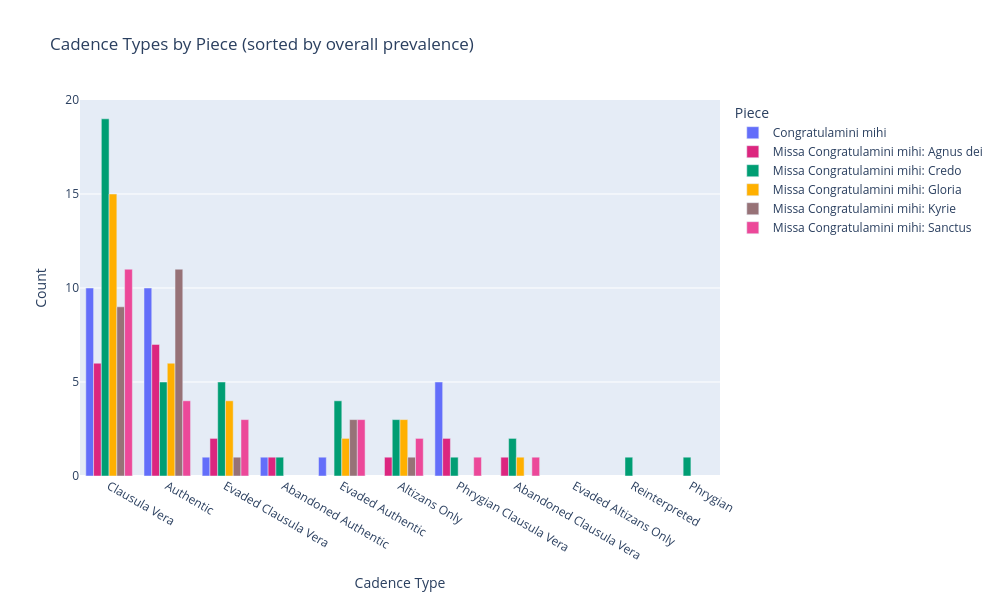
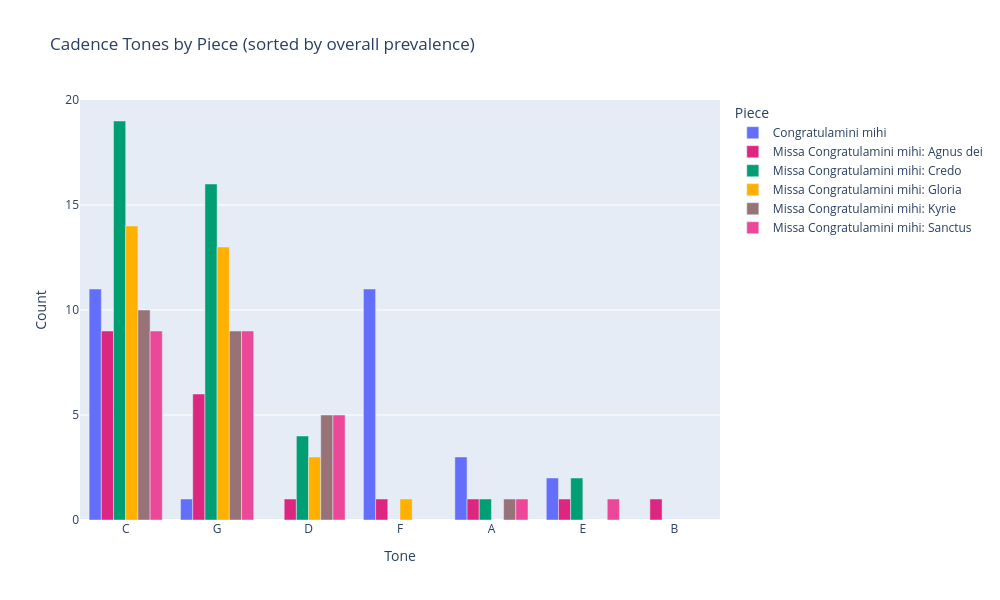
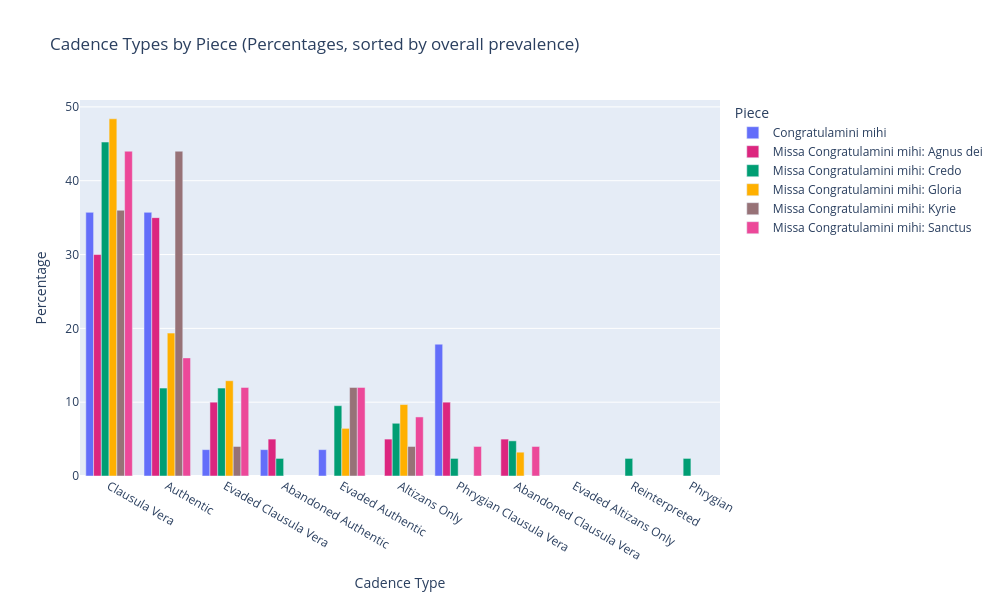
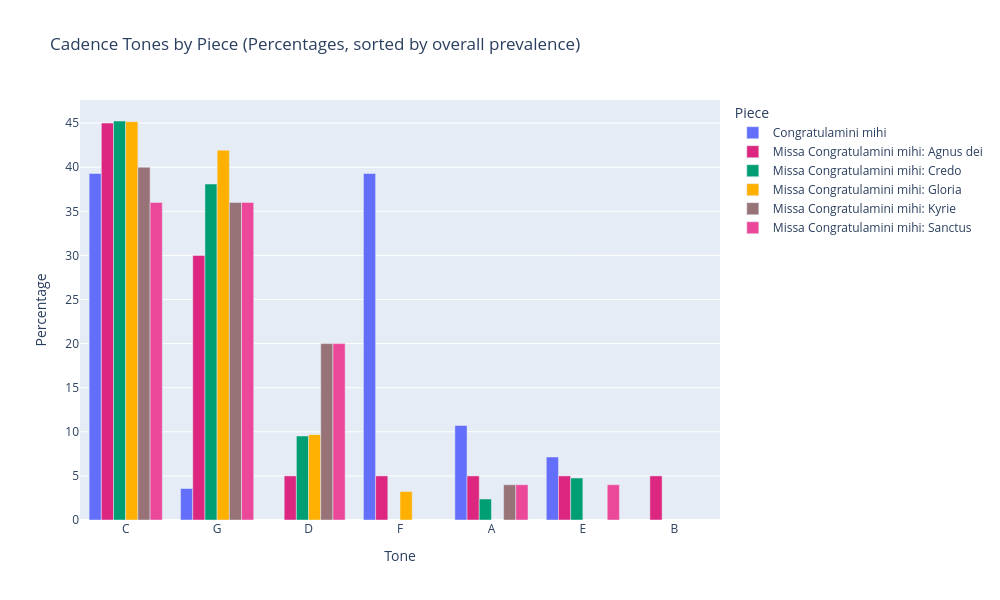

Notebook cell for these charts, in order:
### Markdown cell above
## 4e.  Cadence Bar Charts

- This will create a series of bar charts for cadence types and tones in your corpus

### Code cell
cadence_bar_charts(cadences, cadences_brief, contrasting_colors)

### Figure 1 — Plotly figure (JSON) as saved in the notebook; plotly's stock layout.template omitted (floating-point values rounded to 4 significant figures)
{"data": [{"alignmentgroup": "True", "hovertemplate": "Title=Congratulamini mihi<br>CadType=%{x}<br>Count=%{y}<extra></extra>", "legendgroup": "Congratulamini mihi", "marker": {"color": "#636EFA", "pattern": {"shape": ""}}, "name": "Congratulamini mihi", "offsetgroup": "Congratulamini mihi", "orientation": "v", "showlegend": true, "textposition": "auto", "type": "bar", "x": ["Abandoned Authentic", "Authentic", "Clausula Vera", "Evaded Authentic", "Evaded Clausula Vera", "Phrygian Clausula Vera"], "xaxis": "x", "y": [1, 10, 10, 1, 1, 5], "yaxis": "y"}, {"alignmentgroup": "True", "hovertemplate": "Title=Missa Congratulamini mihi: Agnus dei<br>CadType=%{x}<br>Count=%{y}<extra></extra>", "legendgroup": "Missa Congratulamini mihi: Agnus dei", "marker": {"color": "#DC267F", "pattern": {"shape": ""}}, "name": "Missa Congratulamini mihi: Agnus dei", "offsetgroup": "Missa Congratulamini mihi: Agnus dei", "orientation": "v", "showlegend": true, "textposition": "auto", "type": "bar", "x": ["Abandoned Authentic", "Abandoned Clausula Vera", "Altizans Only", "Authentic", "Clausula Vera", "Evaded Clausula Vera", "Phrygian Clausula Vera"], "xaxis": "x", "y": [1, 1, 1, 7, 6, 2, 2], "yaxis": "y"}, {"alignmentgroup": "True", "hovertemplate": "Title=Missa Congratulamini mihi: Credo<br>CadType=%{x}<br>Count=%{y}<extra></extra>", "legendgroup": "Missa Congratulamini mihi: Credo", "marker": {"color": "#009E73", "pattern": {"shape": ""}}, "name": "Missa Congratulamini mihi: Credo", "offsetgroup": "Missa Congratulamini mihi: Credo", "orientation": "v", "showlegend": true, "textposition": "auto", "type": "bar", "x": ["Abandoned Authentic", "Abandoned Clausula Vera", "Altizans Only", "Authentic", "Clausula Vera", "Evaded Authentic", "Evaded Clausula Vera", "Phrygian", "Phrygian Clausula Vera", "Reinterpreted"], "xaxis": "x", "y": [1, 2, 3, 5, 19, 4, 5, 1, 1, 1], "yaxis": "y"}, {"alignmentgroup": "True", "hovertemplate": "Title=Missa Congratulamini mihi: Gloria<br>CadType=%{x}<br>Count=%{y}<extra></extra>", "legendgroup": "Missa Congratulamini mihi: Gloria", "marker": {"color": "#FFB000", "pattern": {"shape": ""}}, "name": "Missa Congratulamini mihi: Gloria", "offsetgroup": "Missa Congratulamini mihi: Gloria", "orientation": "v", "showlegend": true, "textposition": "auto", "type": "bar", "x": ["Abandoned Clausula Vera", "Altizans Only", "Authentic", "Clausula Vera", "Evaded Authentic", "Evaded Clausula Vera"], "xaxis": "x", "y": [1, 3, 6, 15, 2, 4], "yaxis": "y"}, {"alignmentgroup": "True", "hovertemplate": "Title=Missa Congratulamini mihi: Kyrie<br>CadType=%{x}<br>Count=%{y}<extra></extra>", "legendgroup": "Missa Congratulamini mihi: Kyrie", "marker": {"color": "#977277", "pattern": {"shape": ""}}, "name": "Missa Congratulamini mihi: Kyrie", "offsetgroup": "Missa Congratulamini mihi: Kyrie", "orientation": "v", "showlegend": true, "textposition": "auto", "type": "bar", "x": ["Altizans Only", "Authentic", "Clausula Vera", "Evaded Authentic", "Evaded Clausula Vera"], "xaxis": "x", "y": [1, 11, 9, 3, 1], "yaxis": "y"}, {"alignmentgroup": "True", "hovertemplate": "Title=Missa Congratulamini mihi: Sanctus<br>CadType=%{x}<br>Count=%{y}<extra></extra>", "legendgroup": "Missa Congratulamini mihi: Sanctus", "marker": {"color": "#EC4899", "pattern": {"shape": ""}}, "name": "Missa Congratulamini mihi: Sanctus", "offsetgroup": "Missa Congratulamini mihi: Sanctus", "orientation": "v", "showlegend": true, "textposition": "auto", "type": "bar", "x": ["Abandoned Clausula Vera", "Altizans Only", "Authentic", "Clausula Vera", "Evaded Authentic", "Evaded Clausula Vera", "Phrygian Clausula Vera"], "xaxis": "x", "y": [1, 2, 4, 11, 3, 3, 1], "yaxis": "y"}], "layout": {"barmode": "group", "height": 600, "legend": {"title": {"text": "Piece"}, "tracegroupgap": 0}, "title": {"text": "Cadence Types by Piece (sorted by overall prevalence)"}, "width": 1000, "xaxis": {"anchor": "y", "categoryarray": ["Clausula Vera", "Authentic", "Evaded Clausula Vera", "Abandoned Authentic", "Evaded Authentic", "Altizans Only", "Phrygian Clausula Vera", "Abandoned Clausula Vera", "Evaded Altizans Only", "Reinterpreted", "Phrygian"], "categoryorder": "array", "domain": [0, 1], "title": {"text": "Cadence Type"}}, "yaxis": {"anchor": "x", "domain": [0, 1], "title": {"text": "Count"}}}}

### Figure 2 — Plotly figure (JSON) as saved in the notebook; plotly's stock layout.template omitted (floating-point values rounded to 4 significant figures)
{"data": [{"alignmentgroup": "True", "hovertemplate": "Title=Congratulamini mihi<br>Tone=%{x}<br>Count=%{y}<extra></extra>", "legendgroup": "Congratulamini mihi", "marker": {"color": "#636EFA", "pattern": {"shape": ""}}, "name": "Congratulamini mihi", "offsetgroup": "Congratulamini mihi", "orientation": "v", "showlegend": true, "textposition": "auto", "type": "bar", "x": ["A", "C", "E", "F", "G"], "xaxis": "x", "y": [3, 11, 2, 11, 1], "yaxis": "y"}, {"alignmentgroup": "True", "hovertemplate": "Title=Missa Congratulamini mihi: Agnus dei<br>Tone=%{x}<br>Count=%{y}<extra></extra>", "legendgroup": "Missa Congratulamini mihi: Agnus dei", "marker": {"color": "#DC267F", "pattern": {"shape": ""}}, "name": "Missa Congratulamini mihi: Agnus dei", "offsetgroup": "Missa Congratulamini mihi: Agnus dei", "orientation": "v", "showlegend": true, "textposition": "auto", "type": "bar", "x": ["A", "B", "C", "D", "E", "F", "G"], "xaxis": "x", "y": [1, 1, 9, 1, 1, 1, 6], "yaxis": "y"}, {"alignmentgroup": "True", "hovertemplate": "Title=Missa Congratulamini mihi: Credo<br>Tone=%{x}<br>Count=%{y}<extra></extra>", "legendgroup": "Missa Congratulamini mihi: Credo", "marker": {"color": "#009E73", "pattern": {"shape": ""}}, "name": "Missa Congratulamini mihi: Credo", "offsetgroup": "Missa Congratulamini mihi: Credo", "orientation": "v", "showlegend": true, "textposition": "auto", "type": "bar", "x": ["A", "C", "D", "E", "G"], "xaxis": "x", "y": [1, 19, 4, 2, 16], "yaxis": "y"}, {"alignmentgroup": "True", "hovertemplate": "Title=Missa Congratulamini mihi: Gloria<br>Tone=%{x}<br>Count=%{y}<extra></extra>", "legendgroup": "Missa Congratulamini mihi: Gloria", "marker": {"color": "#FFB000", "pattern": {"shape": ""}}, "name": "Missa Congratulamini mihi: Gloria", "offsetgroup": "Missa Congratulamini mihi: Gloria", "orientation": "v", "showlegend": true, "textposition": "auto", "type": "bar", "x": ["C", "D", "F", "G"], "xaxis": "x", "y": [14, 3, 1, 13], "yaxis": "y"}, {"alignmentgroup": "True", "hovertemplate": "Title=Missa Congratulamini mihi: Kyrie<br>Tone=%{x}<br>Count=%{y}<extra></extra>", "legendgroup": "Missa Congratulamini mihi: Kyrie", "marker": {"color": "#977277", "pattern": {"shape": ""}}, "name": "Missa Congratulamini mihi: Kyrie", "offsetgroup": "Missa Congratulamini mihi: Kyrie", "orientation": "v", "showlegend": true, "textposition": "auto", "type": "bar", "x": ["A", "C", "D", "G"], "xaxis": "x", "y": [1, 10, 5, 9], "yaxis": "y"}, {"alignmentgroup": "True", "hovertemplate": "Title=Missa Congratulamini mihi: Sanctus<br>Tone=%{x}<br>Count=%{y}<extra></extra>", "legendgroup": "Missa Congratulamini mihi: Sanctus", "marker": {"color": "#EC4899", "pattern": {"shape": ""}}, "name": "Missa Congratulamini mihi: Sanctus", "offsetgroup": "Missa Congratulamini mihi: Sanctus", "orientation": "v", "showlegend": true, "textposition": "auto", "type": "bar", "x": ["A", "C", "D", "E", "G"], "xaxis": "x", "y": [1, 9, 5, 1, 9], "yaxis": "y"}], "layout": {"barmode": "group", "height": 600, "legend": {"title": {"text": "Piece"}, "tracegroupgap": 0}, "title": {"text": "Cadence Tones by Piece (sorted by overall prevalence)"}, "width": 1000, "xaxis": {"anchor": "y", "categoryarray": ["C", "G", "D", "F", "A", "E", "B"], "categoryorder": "array", "domain": [0, 1], "title": {"text": "Tone"}}, "yaxis": {"anchor": "x", "domain": [0, 1], "title": {"text": "Count"}}}}

### Figure 3 — Plotly figure (JSON) as saved in the notebook; plotly's stock layout.template omitted (floating-point values rounded to 4 significant figures)
{"data": [{"alignmentgroup": "True", "hovertemplate": "Title=Congratulamini mihi<br>CadType=%{x}<br>Percentage=%{y}<extra></extra>", "legendgroup": "Congratulamini mihi", "marker": {"color": "#636EFA", "pattern": {"shape": ""}}, "name": "Congratulamini mihi", "offsetgroup": "Congratulamini mihi", "orientation": "v", "showlegend": true, "textposition": "auto", "type": "bar", "x": ["Abandoned Authentic", "Authentic", "Clausula Vera", "Evaded Authentic", "Evaded Clausula Vera", "Phrygian Clausula Vera"], "xaxis": "x", "y": [3.571, 35.71, 35.71, 3.571, 3.571, 17.86], "yaxis": "y"}, {"alignmentgroup": "True", "hovertemplate": "Title=Missa Congratulamini mihi: Agnus dei<br>CadType=%{x}<br>Percentage=%{y}<extra></extra>", "legendgroup": "Missa Congratulamini mihi: Agnus dei", "marker": {"color": "#DC267F", "pattern": {"shape": ""}}, "name": "Missa Congratulamini mihi: Agnus dei", "offsetgroup": "Missa Congratulamini mihi: Agnus dei", "orientation": "v", "showlegend": true, "textposition": "auto", "type": "bar", "x": ["Abandoned Authentic", "Abandoned Clausula Vera", "Altizans Only", "Authentic", "Clausula Vera", "Evaded Clausula Vera", "Phrygian Clausula Vera"], "xaxis": "x", "y": [5, 5, 5, 35, 30, 10, 10], "yaxis": "y"}, {"alignmentgroup": "True", "hovertemplate": "Title=Missa Congratulamini mihi: Credo<br>CadType=%{x}<br>Percentage=%{y}<extra></extra>", "legendgroup": "Missa Congratulamini mihi: Credo", "marker": {"color": "#009E73", "pattern": {"shape": ""}}, "name": "Missa Congratulamini mihi: Credo", "offsetgroup": "Missa Congratulamini mihi: Credo", "orientation": "v", "showlegend": true, "textposition": "auto", "type": "bar", "x": ["Abandoned Authentic", "Abandoned Clausula Vera", "Altizans Only", "Authentic", "Clausula Vera", "Evaded Authentic", "Evaded Clausula Vera", "Phrygian", "Phrygian Clausula Vera", "Reinterpreted"], "xaxis": "x", "y": [2.381, 4.762, 7.143, 11.9, 45.24, 9.524, 11.9, 2.381, 2.381, 2.381], "yaxis": "y"}, {"alignmentgroup": "True", "hovertemplate": "Title=Missa Congratulamini mihi: Gloria<br>CadType=%{x}<br>Percentage=%{y}<extra></extra>", "legendgroup": "Missa Congratulamini mihi: Gloria", "marker": {"color": "#FFB000", "pattern": {"shape": ""}}, "name": "Missa Congratulamini mihi: Gloria", "offsetgroup": "Missa Congratulamini mihi: Gloria", "orientation": "v", "showlegend": true, "textposition": "auto", "type": "bar", "x": ["Abandoned Clausula Vera", "Altizans Only", "Authentic", "Clausula Vera", "Evaded Authentic", "Evaded Clausula Vera"], "xaxis": "x", "y": [3.226, 9.677, 19.35, 48.39, 6.452, 12.9], "yaxis": "y"}, {"alignmentgroup": "True", "hovertemplate": "Title=Missa Congratulamini mihi: Kyrie<br>CadType=%{x}<br>Percentage=%{y}<extra></extra>", "legendgroup": "Missa Congratulamini mihi: Kyrie", "marker": {"color": "#977277", "pattern": {"shape": ""}}, "name": "Missa Congratulamini mihi: Kyrie", "offsetgroup": "Missa Congratulamini mihi: Kyrie", "orientation": "v", "showlegend": true, "textposition": "auto", "type": "bar", "x": ["Altizans Only", "Authentic", "Clausula Vera", "Evaded Authentic", "Evaded Clausula Vera"], "xaxis": "x", "y": [4, 44, 36, 12, 4], "yaxis": "y"}, {"alignmentgroup": "True", "hovertemplate": "Title=Missa Congratulamini mihi: Sanctus<br>CadType=%{x}<br>Percentage=%{y}<extra></extra>", "legendgroup": "Missa Congratulamini mihi: Sanctus", "marker": {"color": "#EC4899", "pattern": {"shape": ""}}, "name": "Missa Congratulamini mihi: Sanctus", "offsetgroup": "Missa Congratulamini mihi: Sanctus", "orientation": "v", "showlegend": true, "textposition": "auto", "type": "bar", "x": ["Abandoned Clausula Vera", "Altizans Only", "Authentic", "Clausula Vera", "Evaded Authentic", "Evaded Clausula Vera", "Phrygian Clausula Vera"], "xaxis": "x", "y": [4, 8, 16, 44, 12, 12, 4], "yaxis": "y"}], "layout": {"barmode": "group", "height": 600, "legend": {"title": {"text": "Piece"}, "tracegroupgap": 0}, "title": {"text": "Cadence Types by Piece (Percentages, sorted by overall prevalence)"}, "width": 1000, "xaxis": {"anchor": "y", "categoryarray": ["Clausula Vera", "Authentic", "Evaded Clausula Vera", "Abandoned Authentic", "Evaded Authentic", "Altizans Only", "Phrygian Clausula Vera", "Abandoned Clausula Vera", "Evaded Altizans Only", "Reinterpreted", "Phrygian"], "categoryorder": "array", "domain": [0, 1], "title": {"text": "Cadence Type"}}, "yaxis": {"anchor": "x", "domain": [0, 1], "title": {"text": "Percentage"}}}}

### Figure 4 — Plotly figure (JSON) as saved in the notebook; plotly's stock layout.template omitted (floating-point values rounded to 4 significant figures)
{"data": [{"alignmentgroup": "True", "hovertemplate": "Title=Congratulamini mihi<br>Tone=%{x}<br>Percentage=%{y}<extra></extra>", "legendgroup": "Congratulamini mihi", "marker": {"color": "#636EFA", "pattern": {"shape": ""}}, "name": "Congratulamini mihi", "offsetgroup": "Congratulamini mihi", "orientation": "v", "showlegend": true, "textposition": "auto", "type": "bar", "x": ["A", "C", "E", "F", "G"], "xaxis": "x", "y": [10.71, 39.29, 7.143, 39.29, 3.571], "yaxis": "y"}, {"alignmentgroup": "True", "hovertemplate": "Title=Missa Congratulamini mihi: Agnus dei<br>Tone=%{x}<br>Percentage=%{y}<extra></extra>", "legendgroup": "Missa Congratulamini mihi: Agnus dei", "marker": {"color": "#DC267F", "pattern": {"shape": ""}}, "name": "Missa Congratulamini mihi: Agnus dei", "offsetgroup": "Missa Congratulamini mihi: Agnus dei", "orientation": "v", "showlegend": true, "textposition": "auto", "type": "bar", "x": ["A", "B", "C", "D", "E", "F", "G"], "xaxis": "x", "y": [5, 5, 45, 5, 5, 5, 30], "yaxis": "y"}, {"alignmentgroup": "True", "hovertemplate": "Title=Missa Congratulamini mihi: Credo<br>Tone=%{x}<br>Percentage=%{y}<extra></extra>", "legendgroup": "Missa Congratulamini mihi: Credo", "marker": {"color": "#009E73", "pattern": {"shape": ""}}, "name": "Missa Congratulamini mihi: Credo", "offsetgroup": "Missa Congratulamini mihi: Credo", "orientation": "v", "showlegend": true, "textposition": "auto", "type": "bar", "x": ["A", "C", "D", "E", "G"], "xaxis": "x", "y": [2.381, 45.24, 9.524, 4.762, 38.1], "yaxis": "y"}, {"alignmentgroup": "True", "hovertemplate": "Title=Missa Congratulamini mihi: Gloria<br>Tone=%{x}<br>Percentage=%{y}<extra></extra>", "legendgroup": "Missa Congratulamini mihi: Gloria", "marker": {"color": "#FFB000", "pattern": {"shape": ""}}, "name": "Missa Congratulamini mihi: Gloria", "offsetgroup": "Missa Congratulamini mihi: Gloria", "orientation": "v", "showlegend": true, "textposition": "auto", "type": "bar", "x": ["C", "D", "F", "G"], "xaxis": "x", "y": [45.16, 9.677, 3.226, 41.94], "yaxis": "y"}, {"alignmentgroup": "True", "hovertemplate": "Title=Missa Congratulamini mihi: Kyrie<br>Tone=%{x}<br>Percentage=%{y}<extra></extra>", "legendgroup": "Missa Congratulamini mihi: Kyrie", "marker": {"color": "#977277", "pattern": {"shape": ""}}, "name": "Missa Congratulamini mihi: Kyrie", "offsetgroup": "Missa Congratulamini mihi: Kyrie", "orientation": "v", "showlegend": true, "textposition": "auto", "type": "bar", "x": ["A", "C", "D", "G"], "xaxis": "x", "y": [4, 40, 20, 36], "yaxis": "y"}, {"alignmentgroup": "True", "hovertemplate": "Title=Missa Congratulamini mihi: Sanctus<br>Tone=%{x}<br>Percentage=%{y}<extra></extra>", "legendgroup": "Missa Congratulamini mihi: Sanctus", "marker": {"color": "#EC4899", "pattern": {"shape": ""}}, "name": "Missa Congratulamini mihi: Sanctus", "offsetgroup": "Missa Congratulamini mihi: Sanctus", "orientation": "v", "showlegend": true, "textposition": "auto", "type": "bar", "x": ["A", "C", "D", "E", "G"], "xaxis": "x", "y": [4, 36, 20, 4, 36], "yaxis": "y"}], "layout": {"barmode": "group", "height": 600, "legend": {"title": {"text": "Piece"}, "tracegroupgap": 0}, "title": {"text": "Cadence Tones by Piece (Percentages, sorted by overall prevalence)"}, "width": 1000, "xaxis": {"anchor": "y", "categoryarray": ["C", "G", "D", "F", "A", "E", "B"], "categoryorder": "array", "domain": [0, 1], "title": {"text": "Tone"}}, "yaxis": {"anchor": "x", "domain": [0, 1], "title": {"text": "Percentage"}}}}
